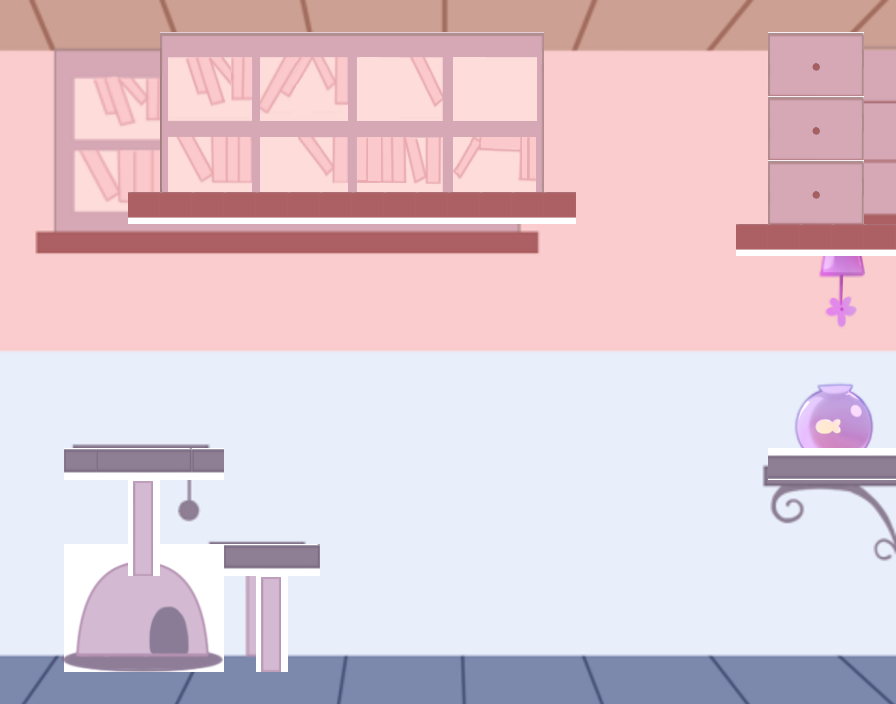

This game map was drawn from its Tiled (.tmx) file and the tilesets committed beside it. A one-line description and the full map source follow:
An orthogonal 28x22 tile map with 32x32 px tiles, 1 tile layer (Tiles), 1 image layer.

<map version="1.2" tiledversion="1.2.3" orientation="orthogonal" renderorder="right-down" width="28" height="22" tilewidth="32" tileheight="32" infinite="0" nextlayerid="3" nextobjectid="1">
 <tileset firstgid="1" name="Objects" tilewidth="32" tileheight="32" tilecount="340" columns="17">
  <image source="../tilesets/120_tileset.png" width="544" height="642" />
 </tileset>
 <imagelayer id="2" name="Background">
  <image source="../img/bg/Houses.png" width="896" height="705" />
 </imagelayer>
 <layer id="1" name="Tiles" width="28" height="22">
  <data encoding="csv">
0,0,0,0,0,0,0,0,0,0,0,0,0,0,0,0,0,0,0,0,0,0,0,0,0,0,0,0,
0,0,0,0,0,239,240,241,242,243,244,245,246,247,248,249,250,0,0,0,0,0,0,0,219,220,221,0,
0,0,0,0,0,256,257,258,259,260,261,262,263,264,265,266,267,0,0,0,0,0,0,0,236,237,238,0,
0,0,0,0,0,273,274,275,276,277,278,279,280,281,282,283,284,0,0,0,0,0,0,0,219,220,221,0,
0,0,0,0,0,290,291,292,293,294,295,296,297,298,299,300,301,0,0,0,0,0,0,0,236,237,238,0,
0,0,0,0,0,307,308,309,310,311,312,313,314,315,316,317,318,0,0,0,0,0,0,0,219,220,221,0,
0,0,0,0,253,253,253,253,253,253,253,253,253,253,253,253,253,253,0,0,0,0,0,0,236,237,238,0,
0,0,0,0,0,0,0,0,0,0,0,0,0,0,0,0,0,0,0,0,0,0,0,253,253,253,253,253,
0,0,0,0,0,0,0,0,0,0,0,0,0,0,0,0,0,0,0,0,0,0,0,0,0,0,0,0,
0,0,0,0,0,0,0,0,0,0,0,0,0,0,0,0,0,0,0,0,0,0,0,0,0,0,0,0,
0,0,0,0,0,0,0,0,0,0,0,0,0,0,0,0,0,0,0,0,0,0,0,0,0,0,0,0,
0,0,0,0,0,0,0,0,0,0,0,0,0,0,0,0,0,0,0,0,0,0,0,0,0,0,0,0,
0,0,0,0,0,0,0,0,0,0,0,0,0,0,0,0,0,0,0,0,0,0,0,0,0,0,0,0,
0,0,0,0,0,0,0,0,0,0,0,0,0,0,0,0,0,0,0,0,0,0,0,0,0,0,0,0,
0,0,202,202,203,204,202,0,0,0,0,0,0,0,0,0,0,0,0,0,0,0,0,0,1073742027,1073742027,1073742027,1073742027,
0,0,0,0,306,0,0,0,0,0,0,0,0,0,0,0,0,0,0,0,0,0,0,0,0,0,0,0,
0,0,0,0,323,0,0,0,0,0,0,0,0,0,0,0,0,0,0,0,0,0,0,0,0,0,0,0,
0,0,9,10,340,12,13,202,203,204,0,0,0,0,0,0,0,0,0,0,0,0,0,0,0,0,0,0,
0,0,26,27,28,29,30,0,306,0,0,0,0,0,0,0,0,0,0,0,0,0,0,0,0,0,0,0,
0,0,43,44,45,46,47,0,323,0,0,0,0,0,0,0,0,0,0,0,0,0,0,0,0,0,0,0,
0,0,60,61,62,63,64,0,340,0,0,0,0,0,0,0,0,0,0,0,0,0,0,0,0,0,0,0,
0,0,0,0,0,0,0,0,0,0,0,0,0,0,0,0,0,0,0,0,0,0,0,0,0,0,0,0
</data>
 </layer>
</map>